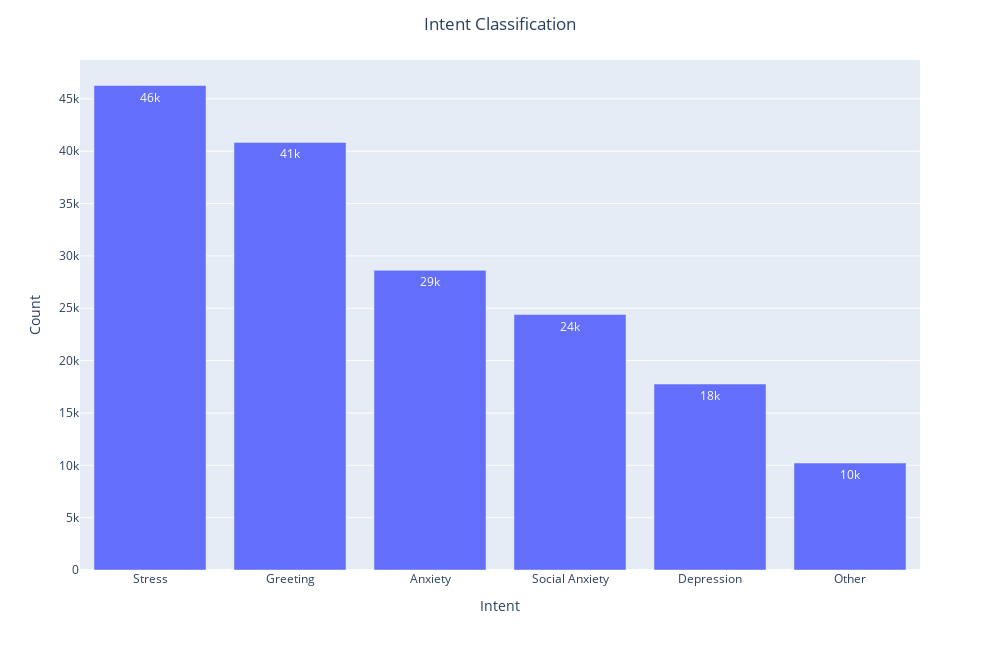

The cell this chart's notebook holds for it:
### Code cell
fig = px.bar(avg_price, x='intent', y='text',text_auto='.2s', labels={"intent" : "Intent", "text" : "Count"})
fig.update_layout(title_text='Intent Classification', title_x=0.5, width=1000, height=650)
fig.show()

### Figure 1 — Plotly figure (JSON) as saved in the notebook; plotly's stock layout.template omitted (floating-point values rounded to 4 significant figures)
{"data": [{"alignmentgroup": "True", "hovertemplate": "Intent=%{x}<br>Count=%{y}<extra></extra>", "legendgroup": "", "marker": {"color": "#636efa", "pattern": {"shape": ""}}, "name": "", "offsetgroup": "", "orientation": "v", "showlegend": false, "textposition": "auto", "texttemplate": "%{y:.2s}", "type": "bar", "x": ["Stress", "Greeting", "Anxiety", "Social Anxiety", "Depression", "Other"], "xaxis": "x", "y": [46280, 40842, 28621, 24400, 17766, "10216"], "yaxis": "y"}], "layout": {"barmode": "relative", "height": 650, "legend": {"tracegroupgap": 0}, "margin": {"t": 60}, "title": {"text": "Intent Classification", "x": 0.5}, "width": 1000, "xaxis": {"anchor": "y", "domain": [0, 1], "title": {"text": "Intent"}}, "yaxis": {"anchor": "x", "domain": [0, 1], "title": {"text": "Count"}}}}
